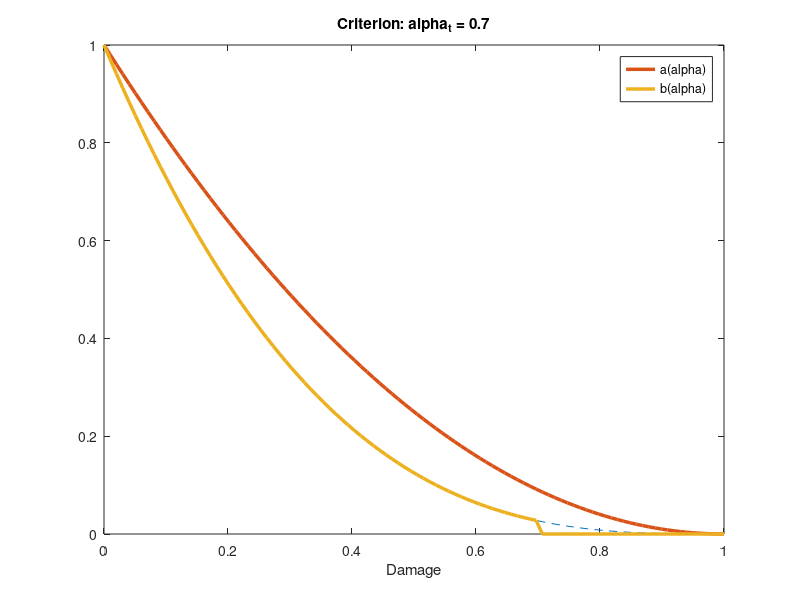
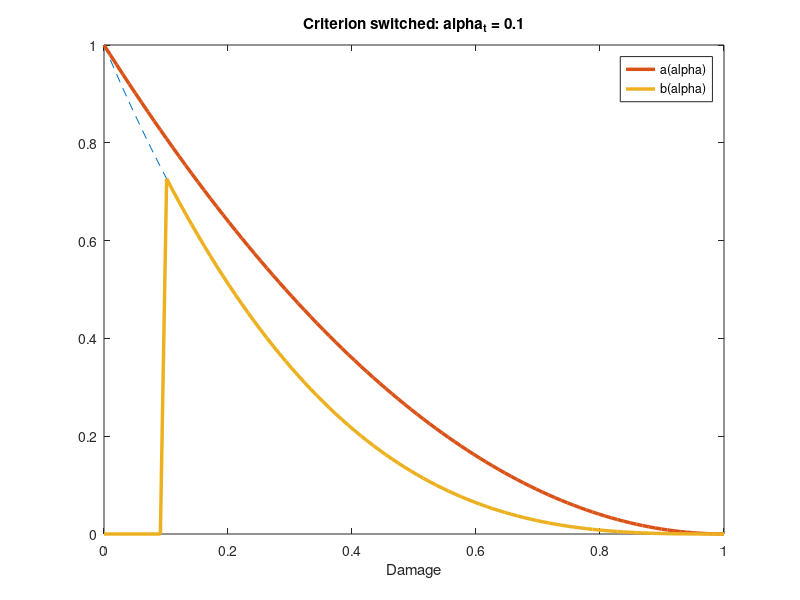

Write the MATLAB code that produced these figures, in order.

%% 
alpha = linspace(0,1,100);

a = (1-alpha).^2;
b = (1-alpha).^3;

figure(2)
plot(alpha, b, "--")
alpha_t = 0.7;

for i = 1:length(b)
    if alpha_t <= alpha(i)
        b(i) = 0;
    end   
end

figure(2)
hold on 
title("Criterion: alpha_t = 0.7")
h1 = plot(alpha, a, 'LineWidth', 2.5)
h2 = plot(alpha, b, 'LineWidth', 2.5)
legend([h1, h2], "a(alpha)", "b(alpha)")
xlabel("Damage")

%% New 
% undamaged (0) to damaged (1)
alpha = linspace(0,1,100);

a = (1-alpha).^2;
b = (1-alpha).^3;

figure(3)
plot(alpha, b, "--")

alpha_t = 0.1;

for i = 1:length(b)
    if alpha_t >= alpha(i)
        b(i) = 0;
    end   
end

figure(3)
hold on 
title("Criterion switched: alpha_t = 0.1")
h1 = plot(alpha, a, 'LineWidth', 2.5)
h2 = plot(alpha, b, 'LineWidth', 2.5)
legend([h1, h2], "a(alpha)", "b(alpha)")
xlabel("Damage")
